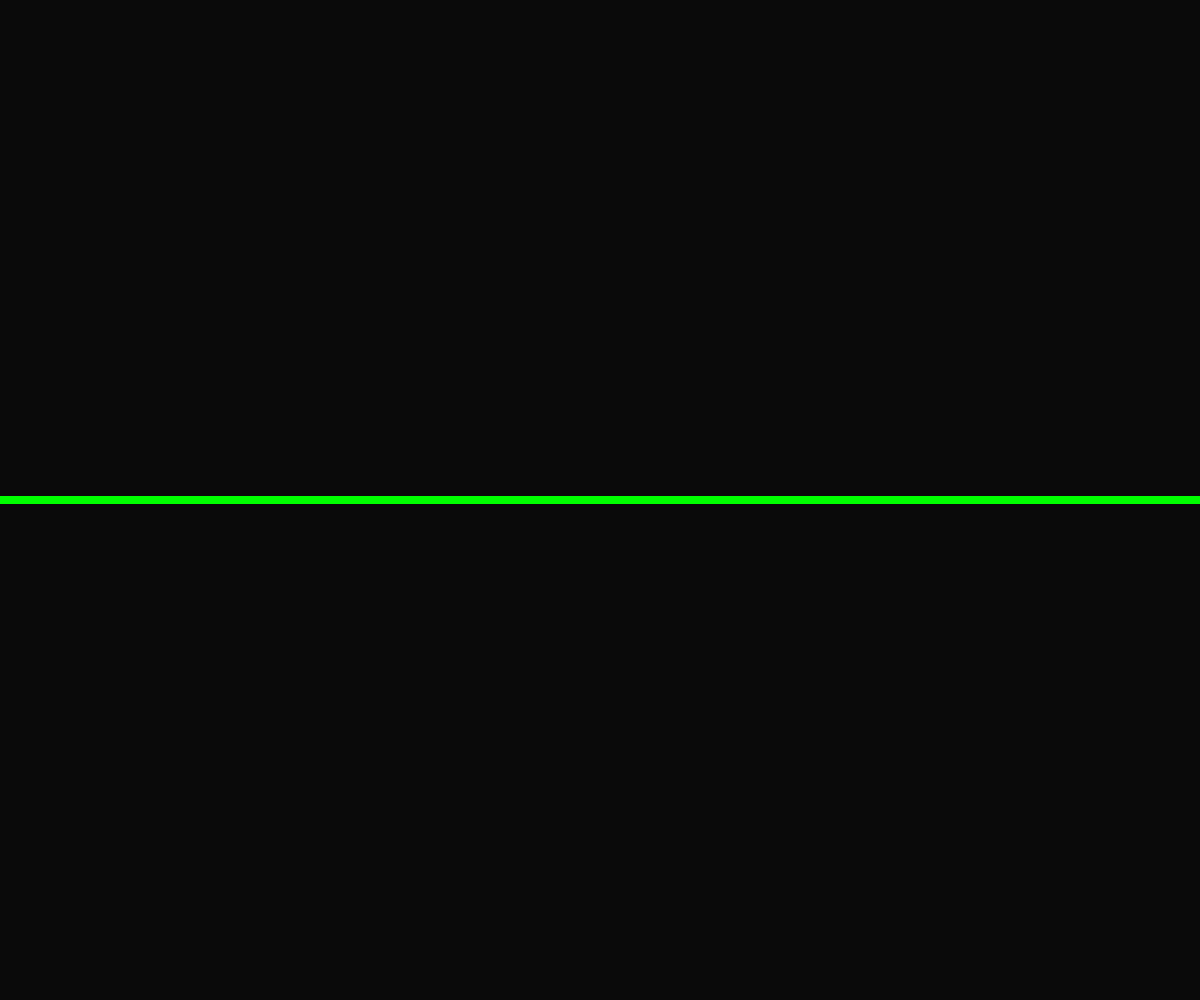
Frame 1 (no input)
Frame 60 (no input): identical to frame 1, image omitted
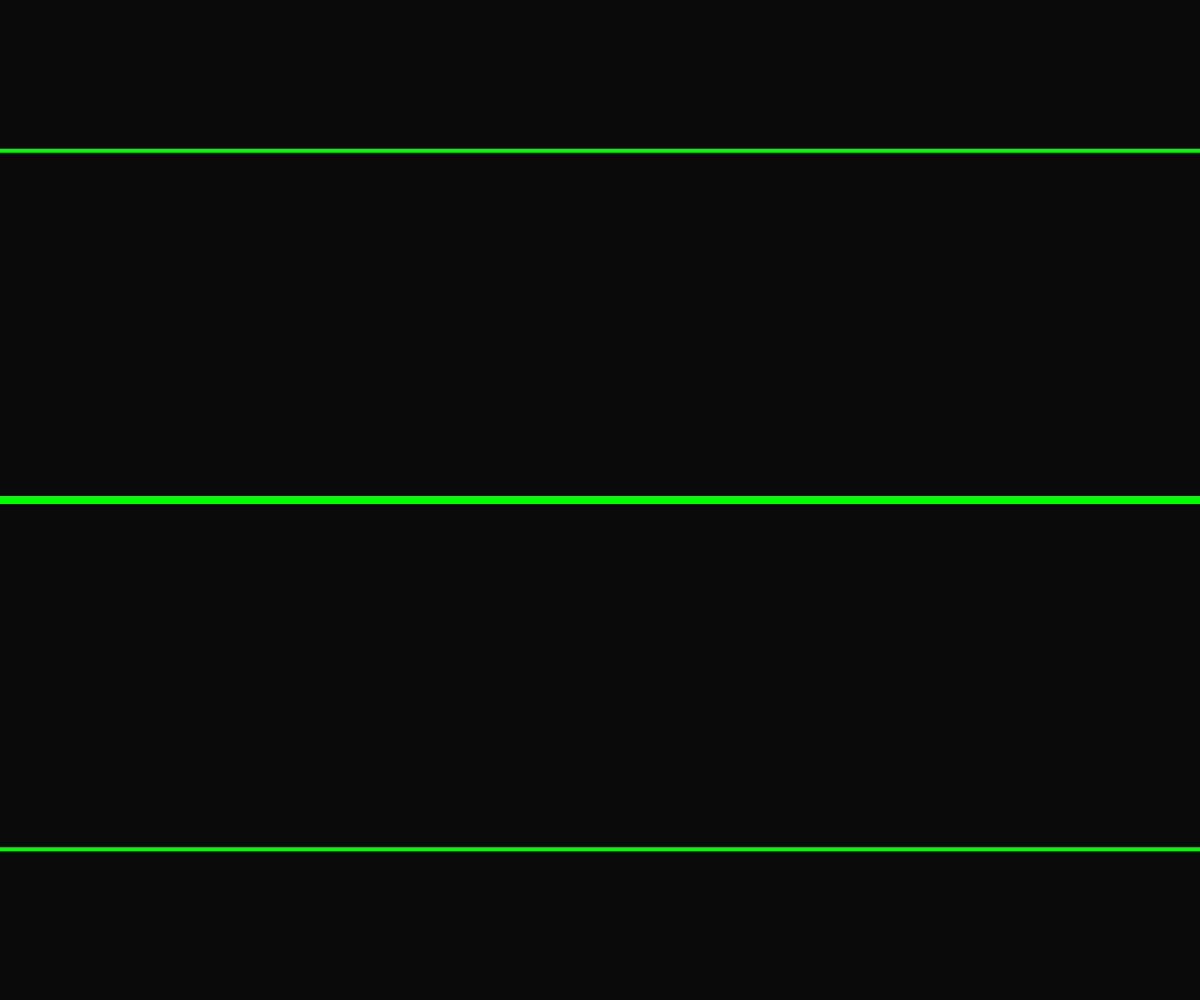
Frame 120 (the mouse pressed at the canvas centre since frame 60)

The p5.js sketch that drew these frames (run headless with seeded random() and noise() and a simulated clock; from frame 60 on, the mouse is pressed at the canvas centre):

// p5.js sketch
// ── sketch.js
// Divide different frames into steps
let step = 0;

// Rectangle 1 height transition
let recH = 4;
let recH2 = 4;

//Rec 1 width
let recW = 1350;
let recW2 = 1350;

// Rect 2 height change
let rec_2H = 4;
let rec_2H2 = 4;

////Rec 2 width
let rec2W = 1200;
let rec2_W2 = 1200;

//Circle 1 diameter
let C1 = 1;
let C1_2 = 1;

//Circle 2 diameter
let C2 = 1;
let C2_2 = 1;

//Tri data in object; Cuz the formula is wayyyy too long;
let tri1;
let tri1_2;

let tri2;
let tri2_2;

function setup() {
  createCanvas(windowWidth, windowHeight);

  //Tri: out of screen (some math here)
  //Note: Before setup(), js cannot calculate, so we put it here
  tri1 = {
    x1: windowWidth/2, 
    x2: windowWidth / 2 - 175 * sqrt(3) / 2, 
    x3: windowWidth / 2 + 175 * sqrt(3) / 2, 
    y1: -10,
    y2: -10,
    y3: -10
  }

  tri1_2 = {
    y1: -10,
    y2: -10,
    y3: -10
  }

  tri2 = {
    x1: windowWidth/2 - 60, 
    x2: windowWidth/2 + 60, 
    x3: windowWidth/2, 
    y1: windowHeight + 10,
    y2: windowHeight + 10,
    y3: windowHeight + 10
  }
  
  tri2_2 = {
    y1: windowHeight + 10,
    y2: windowHeight + 10,
    y3: windowHeight + 10
  }

}

function draw() {
  background(10);

  stroke(0, 255, 0);
  strokeWeight(4);

  //Setting up shapes: putting in draw to make sure frames refresh for motion
  start();


}

function mousePressed(){
  //Opening shapes step by step, determine which step is it now 
  step += 1;
  //Overall 5 changes so 5 steps
   if (step > 5){
    step = 0;
   }

   // step 1 when mouse pressed
   step1();
   // step 2 when mouse pressed
   step2();
   //step 3
   step3();
   //step 4
   step4();
   //step 5
   step5();
   
}

function start(){
  //Rec 1 motion and size setting
  rectMode(CENTER);

  if (step >= 5){
    fill (0, 0, 250);
  } else {
    noFill();
  }
  //Gradual transition of the rect's htight
  //Note: Addressing lerp() here to make sure it keep refreshing, not once every mouse pressed
  recH = lerp (recH, recH2, 0.1);
  recW = lerp (recW, recW2, 0.1);
  rect(windowWidth / 2, windowHeight / 2, recW, recH);
  
  //Rec 2 motion and size setting
  rec_2H = lerp (rec_2H, rec_2H2, 0.1);
  rec2W = lerp (rec2W, rec2_W2, 0.1);
  rect(windowWidth / 2, windowHeight / 2, rec2W, rec_2H);

  //circle 1
  C1 = lerp(C1, C1_2, 0.1);
  circle(windowWidth/2, windowHeight/2, C1);

  //circle 2
  C2 = lerp(C2, C2_2, 0.1);
  circle(windowWidth/2, windowHeight/2, C2);

  //tri 1
  //WHY CANT WE PUT THE ENTIRE OBJECT IN LERP AHHHHHH!

  //Moving all the y pos of tri 1
  tri1.y1 = lerp(tri1.y1, tri1_2.y1, 0.1);
  tri1.y2 = lerp(tri1.y2, tri1_2.y2, 0.1);
  tri1.y3 = lerp(tri1.y3, tri1_2.y3, 0.1);
  triangle(tri1.x1, tri1.y1, tri1.x2, tri1.y2, tri1.x3, tri1.y3);

  //tri 2
  tri2.y1 = lerp(tri2.y1, tri2_2.y1, 0.1);
  tri2.y2 = lerp(tri2.y2, tri2_2.y2, 0.1);
  tri2.y3 = lerp(tri2.y3, tri2_2.y3, 0.1);
  triangle(tri2.x1, tri2.y1, tri2.x2, tri2.y2, tri2.x3, tri2.y3);

}

//the start: a line
// function step0(){
//   if(step === 0){
//     start();
//   }

// }

// 1st step : rect1 open
function step1 (){
  if (step === 1) {
    if (recH2 === 4){
    recH2 = 700;
   }
  }
}

// 2nd step : rec 2 open
function step2 (){
  if (step === 2) {
    if (rec_2H2 === 4){
    rec_2H2 = 600;
   }
  }
}

// 3rd step : cir 1 & 2 open
function step3(){
  if (step === 3){
    if (C1_2 === 1 && C2_2 === 1){
      C1_2 = 450;  
      C2_2 = 350;  
    }
  }
}

function step4(){
  if(step === 4){
    if (tri1_2.y1 === -10 && tri1_2.y2 === -10 && tri1_2.y3 === -10){
      //some cosin and sin fomula
      tri1_2 = {
        y1: windowHeight/2-175,
        y2: windowHeight / 2 + 175 / 2,
        y3: windowHeight / 2 + 175 / 2
      }
    }
    if (tri2_2.y1 === windowHeight + 10 && tri2_2.y2 === windowHeight + 10 && tri2_2.y3 === windowHeight + 10){
      //some assumption of heights :)
      tri2_2 = {
        y1: windowHeight/2 + 40,
        y2: windowHeight/2 + 40,
        y3: windowHeight/2 + 175
      }

    }
  }

}

function step5(){
  if(step === 5){
    if(recH2 === 700 && rec_2H2 === 600){
      recH2 = windowHeight + 10;
      rec_2H2 = windowHeight + 10;
    }
    if (recW2 === 1350 && rec2_W2 === 1200){
      recW2 = windowWidth + 10;
      rec2_W2 = windowWidth + 10;
    }

    if(C1_2 === 450 && C2_2 === 350){
      C1_2 = 800;
      C2_2 = 700;
    }
  }
}


// translate() - the origin points
// noStroke() 
// strokeWeight
//colorMode(mode, max1, max2, max3, maxA) - RGB / HSB
// rotate() - rotate by origin
// angleMode(DEGREES);
// push(); & pop();
// console.log("XPos:"+ xPos...);
// mousepPressed();
// random(min,max);
